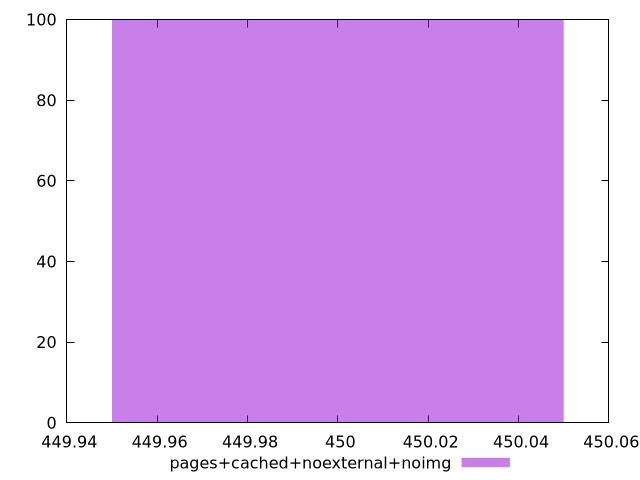

Recreate this plot in gnuplot.
$_pagesCachedNoexternalNoimg <<EOF
450 100
EOF
set key outside below
set terminal pngcairo
set output "report_00004_2020-11-02T20-21-41.718Z/uses-text-compression/pages+cached+noexternal+noimg//raw_hist.png"
set yrange [0:100]
set boxwidth 0.1
set style fill transparent solid 0.5 noborder
plot $_pagesCachedNoexternalNoimg title "pages+cached+noexternal+noimg" with boxes ,
